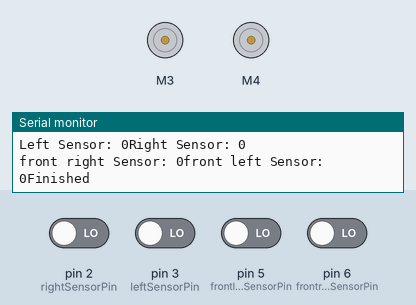
This sketch was run on a simulated Arduino Uno, built with avr-gcc and run on an emulated ATmega328P. Shown: 2 × DC motor (green arrow = forward, orange = backward, longer = faster), the last lines printed to the serial monitor. Inputs (shaded band) come from the test bench; at power-on: pin 2 (rightSensorPin), pin 3 (leftSensorPin), pin 5 (frontleftSensorPin), pin 6 (frontrightSensorPin) LOW.

Above: at 1.9 s.
2.0 s: pin 2 (rightSensorPin) driven HIGH
At 3.2 s:
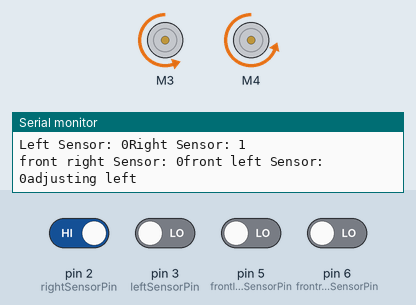
3.6 s: pin 3 (leftSensorPin) driven HIGH
At 5.3 s:
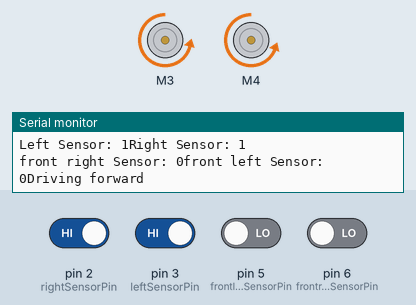
5.6 s: pin 2 (rightSensorPin) driven LOW
At 7.5 s:
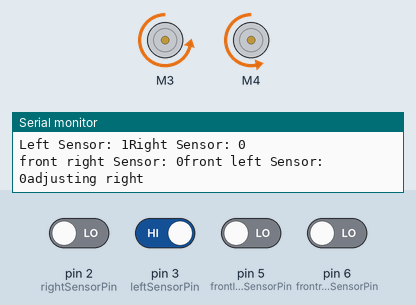
12.8 s: pin 3 (leftSensorPin) driven LOW
At 14.2 s:
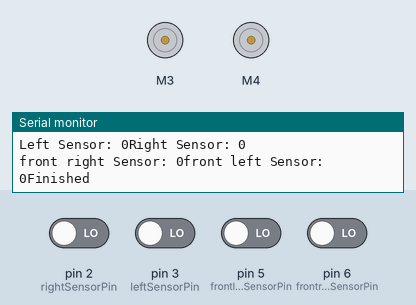
Timing chart, 0 to 15.8 s (numbered marks = the images above; inputs shaded):
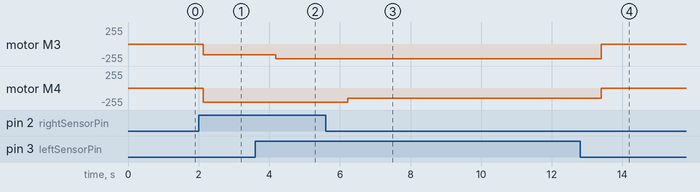

The sketch:

master_code_1.ino
```cpp
#include <Adafruit_MotorShield.h>

// Create the motor shield object
Adafruit_MotorShield AFMS = Adafruit_MotorShield();
Adafruit_DCMotor *right_motor = AFMS.getMotor(3);  // Motor on port 3 (right motor)
Adafruit_DCMotor *left_motor = AFMS.getMotor(4);  // Motor on port 4 (left motor)

// Line sensor pins
int leftSensorPin = 3;   // initialising variables
int rightSensorPin = 2;
int frontrightSensorPin = 6;
int frontleftSensorPin = 5;
int leftVal = 0;    // creating global variable for values of pin
int rightVal = 0;
int frontrightVal = 0;
int frontleftVal = 0 ;
int tJunctionCount = 0 ;
int right_turn_counter = 0 ;
int left_turn_counter = 0 ;

void course_correction() {
  right_motor ->setSpeed(218);  // Max speed for right motor
  left_motor ->setSpeed(210);  // Max speed for left motor
  if (leftVal == HIGH && rightVal == HIGH ) {
    // all sensors see white (move forward)
    right_motor->run(BACKWARD);
    left_motor->run(BACKWARD);
    Serial.println("Driving forward");

  }else if (leftVal == LOW && rightVal == HIGH) {
    // Left sensor sees black, right sensor sees white (veer right)
    right_motor -> setSpeed(158);

    right_motor ->run(BACKWARD);
    left_motor ->run(BACKWARD);
    Serial.println("adjusting left");

  } else if (leftVal == HIGH && rightVal == LOW) {
    // Right sensor sees black, left sensor sees white (veer left)
    left_motor -> setSpeed(150);
    right_motor->run(BACKWARD);
    left_motor->run(BACKWARD);
    Serial.println("adjusting right");
  } else {
    left_motor->run(RELEASE);
    right_motor->run(RELEASE);
    Serial.println("Finished");
  }
  delay(1000);
}


void right_turn() {
  // programme to let the robot turn to the right
  left_motor -> setSpeed(150);
  right_motor -> setSpeed(158);
  right_motor ->run(BACKWARD);
  left_motor ->run(FORWARD);
  Serial.println(" Turning right ");
  delay(1000) ;
}

void left_turn() {
  // programme to let the robot turn to the left
  left_motor -> setSpeed(150);
  right_motor -> setSpeed(158);
  right_motor ->run(FORWARD);
  left_motor ->run(BACKWARD);
  Serial.println(" Turning left ");
  delay(1000) ;
}
void junction_checker() {
  // delay to ensure that reading is accurate in case robot is at strange angle
  if (frontrightVal == HIGH && frontleftVal == LOW) {
    delay(100) ;
  } else if (frontrightVal == LOW && frontleftVal == HIGH) {
    delay(100) ;
  }

  // re-read line data after a delay
  leftVal = digitalRead(leftSensorPin);    // Read the line sensors
  rightVal = digitalRead(rightSensorPin);
  frontrightVal = digitalRead(frontrightSensorPin);
  frontleftVal = digitalRead(frontleftSensorPin);

 // add appropriate counts to turns detected

  if ( frontrightVal == HIGH && frontleftVal == HIGH){
  // both left and right see white t junction
    tJunctionCount = tJunctionCount + 1 ;
    Serial.println(" T Junction detected ");
  }
  if ( frontrightVal == HIGH && frontleftVal == LOW){
  // right sees white , left sees black
    right_turn_counter = right_turn_counter + 1 ;
    Serial.println(" right turn rejected ");
  }
  if ( frontrightVal == LOW && frontleftVal == HIGH) {
  // left sees white , left sees black
    left_turn_counter = left_turn_counter + 1 ;
    Serial.println(" left turn detected ");
  }
}

void navigation () {
  if (tJunctionCount == 2) {
    left_turn() ;
  }

}
// Button pins
//int startStopButtonPin = 7; // First button for start/stop
//int forwardButtonPin = 8;   // Second button for moving forward 5 seconds

// Variable to track system state (1 = running, 0 = stopped)
//int systemRunning = 0;

void setup() {
  Serial.begin(9600);
  Serial.println("Adafruit Motorshield v2 - Dual Line Sensor Controlled Motors!");

  if (!AFMS.begin()) {
    Serial.println("Could not find Motor Shield. Check wiring.");
    while (1);
  }
  Serial.println("Motor Shield found.");
  // Set up line sensor pins
  pinMode(leftSensorPin, INPUT);
  pinMode(rightSensorPin, INPUT);
  pinMode(frontrightSensorPin, INPUT);
  pinMode(frontleftSensorPin, INPUT);
  // Set initial motor speeds
  right_motor ->setSpeed(158);  // Max speed for right motor
  left_motor ->setSpeed(150);  // Max speed for left motor
}

void loop() {
  // Read the values from the line sensors
  int leftVal = digitalRead(leftSensorPin);    // Read the line sensors
  int rightVal = digitalRead(rightSensorPin);
  int frontrightVal = digitalRead(frontrightSensorPin);
  int frontleftVal = digitalRead(frontleftSensorPin);

  // Print sensor values for debugging
  Serial.print("Left Sensor: ");
  Serial.print(leftVal);
  Serial.print("Right Sensor: ");
  Serial.println(rightVal);
  Serial.print("front right Sensor: ");
  Serial.print(frontrightVal);
  Serial.print("front left Sensor: ");
  Serial.print(frontleftVal);
  // start subroutines for line following and routing
  junction_checker() ;
  //navigation() ;
  course_correction() ;

}
```

Measured:
- after the input at 2.0 s, motor M3: stopped → backward 158/255 after 0.13 s; motor M4: stopped → backward 210/255 after 0.13 s
- after the input at 3.6 s, motor M3: backward 158/255 → backward 218/255 after 0.58 s
- after the input at 5.6 s, motor M4: backward 210/255 → backward 150/255 after 0.63 s
- after the input at 12.8 s, motor M3: backward 218/255 → stopped after 0.60 s; motor M4: backward 150/255 → stopped after 0.60 s
